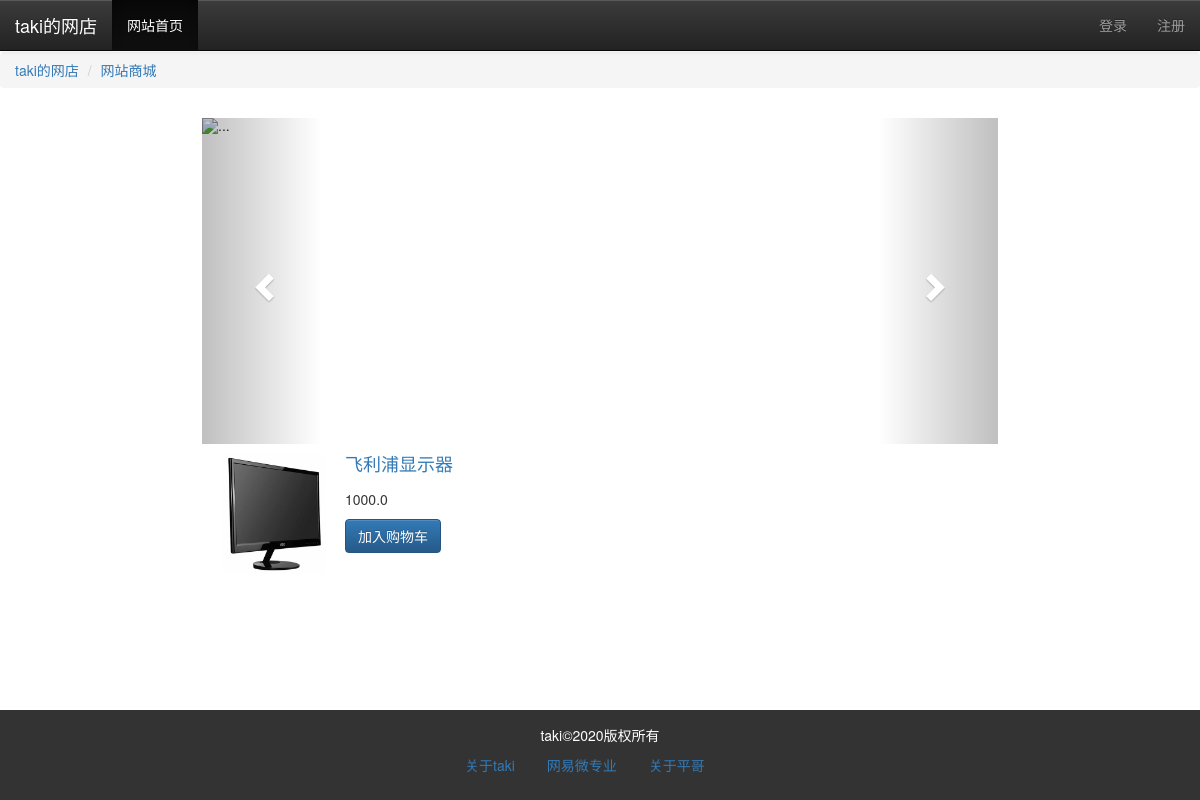
Page /mall/ on the earlier database version.
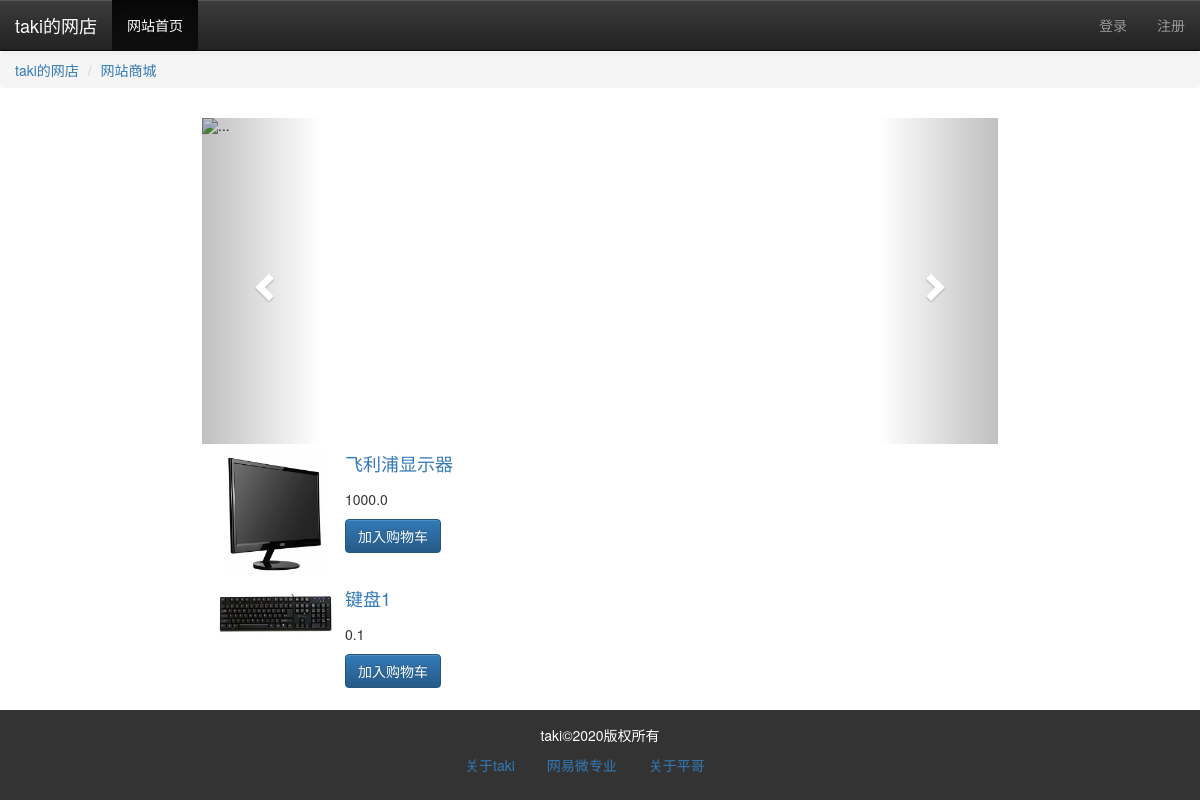
Same page on the later database version.
### xp_mall/models/goods.py (models this page shows)
@whooshee.register_model("goods_title", "detail")
class Goods(db.Model):
    goods_id = db.Column(db.Integer, primary_key=True)
    goods_title = db.Column(db.String(100))
    goods_subhead = db.Column(db.String(100))
    category_id = db.Column(db.Integer, db.ForeignKey('goods_category.id'))
    thumb = db.Column(db.String(100))
    main_pic = db.Column(db.String(500))
    price = db.Column(db.FLOAT)
    detail = db.Column(db.TEXT)
    create_time = db.Column(db.DateTime)
    category = db.relationship('GoodsCategory')

### xp_mall/mall/goods.py (the view)
@mall_module.route('/')
def index():
    page = request.args.get('page', 1, type=int)
    per_page = current_app.config['XPMALL_GOODS_PER_PAGE']
    pagination = Goods.query.order_by(Goods.create_time.desc()).paginate(page, per_page=per_page)
    goods_list = pagination.items
    categories = GoodsCategory.query.order_by(GoodsCategory.id).first()
    return render_template("mall/index.html", goods_list=goods_list)

### app.py (called while the page is built)
def register_request_handlers(app):
    @app.after_request
    def query_profiler(response):
        for q in get_debug_queries():
            if q.duration >= app.config['XPMALL_SLOW_QUERY_THRESHOLD']:
                app.logger.warning(
                    'Slow query: Duration: %fs\n Context: %s\nQuery: %s\n '
                    % (q.duration, q.context, q.statement)
                )
        return response

### xp_mall/mall/__init__.py (called while the page is built)
@mall_module.context_processor
def get_current_pos():
    return {"current_module": "网站商城", "current_module_url":url_for(".index") }

### templates/mall/index.html (shortened to what this page needs)
{% extends "base.html" %}
{% block content %}
<ul class="breadcrumb">
    <li><a href="">taki的网店</a></li>
    <li><a href="{{ current_module_url }}">{{ current_module }}</a></li>
</ul>
<div class="container-fluid">
    <div class="row">
        <div class="col-md-2 hidden-xs hidden-sm"></div>
        <div id="carousel-example-generic" class="carousel slide" data-ride="carousel" style="width:796px;height:326px;margin:10px auto;overflow: hidden;">
            <ol class="carousel-indicators">
                <li data-target="#carousel-example-generic" data-slide-to="0" class="active"></li>
                <li data-target="#carousel-example-generic" data-slide-to="1"></li>
                <li data-target="#carousel-example-generic" data-slide-to="2"></li>
            </ol>
            <div class="carousel-inner" role="listbox">
                <div class="item active">
                    <img src="http://img61.ddimg.cn/2020/6/10/2020061017390727663.jpg" alt="...">
                </div>
            </div>
            <a class="left carousel-control" href="#carousel-example-generic" role="button" data-slide="prev">
                <span class="glyphicon glyphicon-chevron-left" aria-hidden="true"></span>
            </a>
            <a class="right carousel-control" href="#carousel-example-generic" role="button" data-slide="next">
                <span class="glyphicon glyphicon-chevron-right" aria-hidden="true"></span>
            </a>
        </div>
    </div>
    <div class="row">
        <div class="col-md-2 hidden-xs hidden-sm">
        </div>
        <div class="col-md-6">
            <ul class="media-list">
                {% if goods_list %}
                {% for goods in goods_list %}
                <li class="media">
                    <a href="" class="pull-left">
                        <img src="/uploads/{{ goods.thumb }}" class="media-object">
                    </a>
                    <div class="media-body">
                        <h4 class="media-heading"><a
                                href="{{ url_for(".show_goods", category_id=goods.category_id, goods_id=goods.goods_id) }}">{{ goods.goods_title }}</a>
                        </h4>
                        <div class="media">
                            <p>{{ goods.price}}</p>
                            <button class="btn btn-primary cart-btn"
                                onclick="cart('{{ url_for("member.add_cart", goods_id=goods.goods_id) }}')">加入购物车</button>
                        </div>
                    </div>
                </li>
                {% endfor %}
                {% endif %}
            </ul>
        </div>
    </div>
</div>
{% endblock %}

Differences in the rows shown:
added Goods: shows a picture, goods_title "键盘1", price "0.1"
